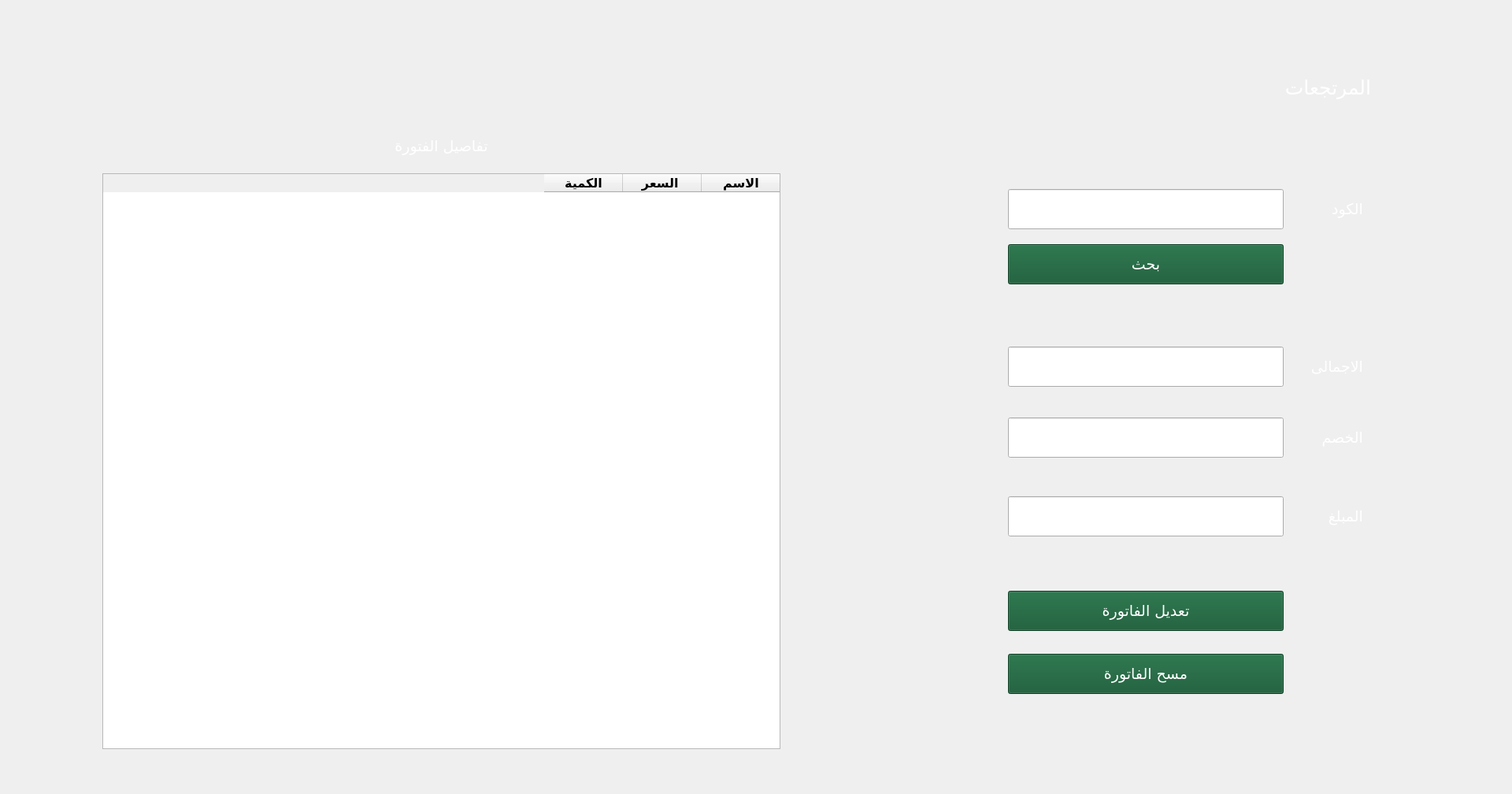
<?xml version="1.0" encoding="UTF-8"?>
<ui version="4.0">
 <class>MainWindow</class>
 <widget class="QMainWindow" name="MainWindow">
  <property name="geometry">
   <rect>
    <x>0</x>
    <y>0</y>
    <width>1920</width>
    <height>1008</height>
   </rect>
  </property>
  <property name="sizePolicy">
   <sizepolicy hsizetype="Expanding" vsizetype="Preferred">
    <horstretch>0</horstretch>
    <verstretch>0</verstretch>
   </sizepolicy>
  </property>
  <property name="windowTitle">
   <string>سجل المبيعات</string>
  </property>
  <widget class="QWidget" name="centralwidget">
   <widget class="QLabel" name="label">
    <property name="geometry">
     <rect>
      <x>390</x>
      <y>160</y>
      <width>341</width>
      <height>51</height>
     </rect>
    </property>
    <property name="font">
     <font>
      <family>Emad-Diana eXtra</family>
      <pointsize>14</pointsize>
      <weight>50</weight>
      <italic>false</italic>
      <bold>false</bold>
     </font>
    </property>
    <property name="styleSheet">
     <string notr="true">QLabel{
 width: 156px;
  height: 26px;
  object-fit: contain;
  font-weight: normal;
  font-stretch: normal;
  font-style: normal;
  line-height: 0.04;
  letter-spacing: normal;
  text-align: right;
  color: #ffffff;}</string>
    </property>
    <property name="text">
     <string>تفاصيل الفتورة</string>
    </property>
    <property name="alignment">
     <set>Qt::AlignCenter</set>
    </property>
   </widget>
   <widget class="QTableWidget" name="tableWidget">
    <property name="geometry">
     <rect>
      <x>130</x>
      <y>220</y>
      <width>861</width>
      <height>731</height>
     </rect>
    </property>
    <property name="layoutDirection">
     <enum>Qt::RightToLeft</enum>
    </property>
    <property name="styleSheet">
     <string notr="true">QTableWidget{
  background-color:#fffff;
  object-fit: contain;
  font-size: 20px;
  font-weight: normal;
  font-stretch: normal;
  font-style: normal;
  line-height: 0.04;
  letter-spacing: normal;
  text-align: center;
 selection-background-color: #0f552f;
  color: black;}</string>
    </property>
    <attribute name="verticalHeaderVisible">
     <bool>false</bool>
    </attribute>
    <column>
     <property name="text">
      <string>الاسم</string>
     </property>
     <property name="font">
      <font>
       <family>Emad-Diana eXtra</family>
       <pointsize>12</pointsize>
       <weight>75</weight>
       <bold>true</bold>
      </font>
     </property>
    </column>
    <column>
     <property name="text">
      <string>السعر </string>
     </property>
     <property name="font">
      <font>
       <family>Emad-Diana eXtra</family>
       <pointsize>12</pointsize>
       <weight>75</weight>
       <bold>true</bold>
      </font>
     </property>
    </column>
    <column>
     <property name="text">
      <string>الكمية</string>
     </property>
     <property name="font">
      <font>
       <family>Emad-Diana eXtra</family>
       <pointsize>12</pointsize>
       <weight>75</weight>
       <bold>true</bold>
      </font>
     </property>
    </column>
   </widget>
   <widget class="QLineEdit" name="lineEdit_id">
    <property name="geometry">
     <rect>
      <x>1280</x>
      <y>240</y>
      <width>350</width>
      <height>51</height>
     </rect>
    </property>
    <property name="font">
     <font>
      <family>Emad-Diana eXtra</family>
      <pointsize>14</pointsize>
      <weight>50</weight>
      <italic>false</italic>
      <bold>false</bold>
     </font>
    </property>
    <property name="styleSheet">
     <string notr="true">QLineEdit {
  background-color: #fffff;
  object-fit: contain;
  font-weight: normal;
  font-stretch: normal;
  font-style: normal;
  line-height: 0.04;
  letter-spacing: normal;
  text-align: left;
 padding: 0 18 px;
selection-background-color: darkgray;
  color: black;}</string>
    </property>
    <property name="placeholderText">
     <string/>
    </property>
   </widget>
   <widget class="QLabel" name="label_2">
    <property name="geometry">
     <rect>
      <x>1500</x>
      <y>250</y>
      <width>231</width>
      <height>31</height>
     </rect>
    </property>
    <property name="sizePolicy">
     <sizepolicy hsizetype="Expanding" vsizetype="Fixed">
      <horstretch>0</horstretch>
      <verstretch>0</verstretch>
     </sizepolicy>
    </property>
    <property name="font">
     <font>
      <family>Emad-Diana eXtra</family>
      <pointsize>14</pointsize>
      <weight>50</weight>
      <italic>false</italic>
      <bold>false</bold>
     </font>
    </property>
    <property name="styleSheet">
     <string notr="true">QLabel{
 width: 156px;
  height: 26px;
  object-fit: contain;
  font-weight: normal;
  font-stretch: normal;
  font-style: normal;
  line-height: 0.04;
  letter-spacing: normal;
  text-align: right;
  color: #ffffff;}</string>
    </property>
    <property name="text">
     <string>الكود</string>
    </property>
   </widget>
   <widget class="QPushButton" name="pushButton_search">
    <property name="geometry">
     <rect>
      <x>1280</x>
      <y>310</y>
      <width>350</width>
      <height>51</height>
     </rect>
    </property>
    <property name="font">
     <font>
      <family>Emad-Diana eXtra</family>
      <pointsize>14</pointsize>
      <weight>50</weight>
      <italic>false</italic>
      <bold>false</bold>
     </font>
    </property>
    <property name="styleSheet">
     <string notr="true"> QPushButton {
  object-fit: contain;
  font-weight: normal;
  font-stretch: normal;
  font-style: normal;
  line-height: 0.04;
  letter-spacing: normal;
  text-align: center;
  color: #ffffff;
    background-color: #0f552f;
	font
    border-style: solid;
    }

QPushButton:hover {

    }

QPushButton:pressed {
 
    }</string>
    </property>
    <property name="text">
     <string>بحث</string>
    </property>
   </widget>
   <widget class="QPushButton" name="pushButton_changeBill">
    <property name="geometry">
     <rect>
      <x>1280</x>
      <y>750</y>
      <width>350</width>
      <height>51</height>
     </rect>
    </property>
    <property name="font">
     <font>
      <family>Emad-Diana eXtra</family>
      <pointsize>14</pointsize>
      <weight>50</weight>
      <italic>false</italic>
      <bold>false</bold>
     </font>
    </property>
    <property name="styleSheet">
     <string notr="true"> QPushButton {
  object-fit: contain;
  font-weight: normal;
  font-stretch: normal;
  font-style: normal;
  line-height: 0.04;
  letter-spacing: normal;
  text-align: center;
  color: #ffffff;
    background-color: #0f552f;
	font
    border-style: solid;
    }

QPushButton:hover {

    }

QPushButton:pressed {
 
    }</string>
    </property>
    <property name="text">
     <string>تعديل الفاتورة</string>
    </property>
   </widget>
   <widget class="QPushButton" name="pushButton_returnAll">
    <property name="geometry">
     <rect>
      <x>1280</x>
      <y>830</y>
      <width>350</width>
      <height>51</height>
     </rect>
    </property>
    <property name="font">
     <font>
      <family>Emad-Diana eXtra</family>
      <pointsize>14</pointsize>
      <weight>50</weight>
      <italic>false</italic>
      <bold>false</bold>
     </font>
    </property>
    <property name="styleSheet">
     <string notr="true"> QPushButton {
  object-fit: contain;
  font-weight: normal;
  font-stretch: normal;
  font-style: normal;
  line-height: 0.04;
  letter-spacing: normal;
  text-align: center;
  color: #ffffff;
    background-color: #0f552f;
	font
    border-style: solid;
    }

QPushButton:hover {

    }

QPushButton:pressed {
 
    }</string>
    </property>
    <property name="text">
     <string>مسح الفاتورة</string>
    </property>
   </widget>
   <widget class="QLabel" name="label_3">
    <property name="geometry">
     <rect>
      <x>1500</x>
      <y>450</y>
      <width>231</width>
      <height>31</height>
     </rect>
    </property>
    <property name="sizePolicy">
     <sizepolicy hsizetype="Preferred" vsizetype="Fixed">
      <horstretch>0</horstretch>
      <verstretch>0</verstretch>
     </sizepolicy>
    </property>
    <property name="font">
     <font>
      <family>Emad-Diana eXtra</family>
      <pointsize>14</pointsize>
      <weight>50</weight>
      <italic>false</italic>
      <bold>false</bold>
     </font>
    </property>
    <property name="styleSheet">
     <string notr="true">QLabel{
 width: 156px;
  height: 26px;
  object-fit: contain;
  font-weight: normal;
  font-stretch: normal;
  font-style: normal;
  line-height: 0.04;
  letter-spacing: normal;
  text-align: right;
  color: #ffffff;}</string>
    </property>
    <property name="text">
     <string>الاجمالى</string>
    </property>
   </widget>
   <widget class="QLineEdit" name="lineEdit_amount">
    <property name="geometry">
     <rect>
      <x>1280</x>
      <y>440</y>
      <width>350</width>
      <height>51</height>
     </rect>
    </property>
    <property name="font">
     <font>
      <family>Emad-Diana eXtra</family>
      <pointsize>14</pointsize>
      <weight>50</weight>
      <italic>false</italic>
      <bold>false</bold>
     </font>
    </property>
    <property name="styleSheet">
     <string notr="true">QLineEdit {
  background-color: #fffff;
  object-fit: contain;
  font-weight: normal;
  font-stretch: normal;
  font-style: normal;
  line-height: 0.04;
  letter-spacing: normal;
  text-align: left;
 padding: 0 18 px;
selection-background-color: darkgray;
  color: black;}</string>
    </property>
    <property name="readOnly">
     <bool>true</bool>
    </property>
   </widget>
   <widget class="QLabel" name="label_4">
    <property name="geometry">
     <rect>
      <x>1500</x>
      <y>540</y>
      <width>231</width>
      <height>31</height>
     </rect>
    </property>
    <property name="sizePolicy">
     <sizepolicy hsizetype="Preferred" vsizetype="Fixed">
      <horstretch>0</horstretch>
      <verstretch>0</verstretch>
     </sizepolicy>
    </property>
    <property name="font">
     <font>
      <family>Emad-Diana eXtra</family>
      <pointsize>14</pointsize>
      <weight>50</weight>
      <italic>false</italic>
      <bold>false</bold>
     </font>
    </property>
    <property name="styleSheet">
     <string notr="true">QLabel{
 width: 156px;
  height: 26px;
  object-fit: contain;
  font-weight: normal;
  font-stretch: normal;
  font-style: normal;
  line-height: 0.04;
  letter-spacing: normal;
  text-align: right;
  color: #ffffff;}</string>
    </property>
    <property name="text">
     <string>الخصم</string>
    </property>
   </widget>
   <widget class="QLineEdit" name="lineEdit_discount">
    <property name="geometry">
     <rect>
      <x>1280</x>
      <y>530</y>
      <width>350</width>
      <height>51</height>
     </rect>
    </property>
    <property name="font">
     <font>
      <family>Emad-Diana eXtra</family>
      <pointsize>14</pointsize>
      <weight>50</weight>
      <italic>false</italic>
      <bold>false</bold>
     </font>
    </property>
    <property name="styleSheet">
     <string notr="true">QLineEdit {
  background-color: #fffff;
  object-fit: contain;
  font-weight: normal;
  font-stretch: normal;
  font-style: normal;
  line-height: 0.04;
  letter-spacing: normal;
  text-align: left;
 padding: 0 18 px;
selection-background-color: darkgray;
  color: black;}</string>
    </property>
    <property name="readOnly">
     <bool>false</bool>
    </property>
   </widget>
   <widget class="QLineEdit" name="lineEdit_return">
    <property name="geometry">
     <rect>
      <x>1280</x>
      <y>630</y>
      <width>350</width>
      <height>51</height>
     </rect>
    </property>
    <property name="font">
     <font>
      <family>Emad-Diana eXtra</family>
      <pointsize>14</pointsize>
      <weight>50</weight>
      <italic>false</italic>
      <bold>false</bold>
     </font>
    </property>
    <property name="styleSheet">
     <string notr="true">QLineEdit {
  background-color: #fffff;
  object-fit: contain;
  font-weight: normal;
  font-stretch: normal;
  font-style: normal;
  line-height: 0.04;
  letter-spacing: normal;
  text-align: left;
 padding: 0 18 px;
selection-background-color: darkgray;
  color: black;}</string>
    </property>
   </widget>
   <widget class="QLabel" name="label_5">
    <property name="geometry">
     <rect>
      <x>1500</x>
      <y>640</y>
      <width>231</width>
      <height>31</height>
     </rect>
    </property>
    <property name="sizePolicy">
     <sizepolicy hsizetype="Preferred" vsizetype="Fixed">
      <horstretch>0</horstretch>
      <verstretch>0</verstretch>
     </sizepolicy>
    </property>
    <property name="font">
     <font>
      <family>Emad-Diana eXtra</family>
      <pointsize>14</pointsize>
      <weight>50</weight>
      <italic>false</italic>
      <bold>false</bold>
     </font>
    </property>
    <property name="styleSheet">
     <string notr="true">QLabel{
 width: 156px;
  height: 26px;
  object-fit: contain;
  font-weight: normal;
  font-stretch: normal;
  font-style: normal;
  line-height: 0.04;
  letter-spacing: normal;
  text-align: right;
  color: #ffffff;}</string>
    </property>
    <property name="text">
     <string>المبلغ</string>
    </property>
   </widget>
   <widget class="QLabel" name="label_6">
    <property name="geometry">
     <rect>
      <x>1590</x>
      <y>90</y>
      <width>151</width>
      <height>41</height>
     </rect>
    </property>
    <property name="font">
     <font>
      <family>Emad-Diana eXtra</family>
      <pointsize>19</pointsize>
      <weight>50</weight>
      <italic>false</italic>
      <bold>false</bold>
     </font>
    </property>
    <property name="styleSheet">
     <string notr="true">QLabel{
 width: 156px;
  height: 26px;
  object-fit: contain;
  font-weight: normal;
  font-stretch: normal;
  font-style: normal;
  line-height: 0.04;
  letter-spacing: normal;
  text-align: right;
  color: #ffffff;}</string>
    </property>
    <property name="text">
     <string>المرتجعات</string>
    </property>
   </widget>
   <widget class="QLabel" name="label_7">
    <property name="geometry">
     <rect>
      <x>1760</x>
      <y>82</y>
      <width>47</width>
      <height>51</height>
     </rect>
    </property>
    <property name="text">
     <string>&lt;html&gt;&lt;head/&gt;&lt;body&gt;&lt;p&gt;&lt;img src=&quot;:/green rectangle/rectangle-3@3x.png&quot;/&gt;&lt;/p&gt;&lt;/body&gt;&lt;/html&gt;</string>
    </property>
   </widget>
   <widget class="QLabel" name="label_8">
    <property name="geometry">
     <rect>
      <x>0</x>
      <y>0</y>
      <width>1920</width>
      <height>1030</height>
     </rect>
    </property>
    <property name="text">
     <string>&lt;html&gt;&lt;head/&gt;&lt;body&gt;&lt;p&gt;&lt;img src=&quot;:/backGround/1920X1030.png&quot;/&gt;&lt;/p&gt;&lt;/body&gt;&lt;/html&gt;</string>
    </property>
   </widget>
   <widget class="QLabel" name="label_9">
    <property name="geometry">
     <rect>
      <x>1370</x>
      <y>940</y>
      <width>531</width>
      <height>20</height>
     </rect>
    </property>
    <property name="text">
     <string>&lt;html&gt;&lt;head/&gt;&lt;body&gt;&lt;p&gt;&lt;img src=&quot;:/copyRights/copyright-2020-cashier-all-rights-reserved@3x.png&quot;/&gt;&lt;/p&gt;&lt;/body&gt;&lt;/html&gt;</string>
    </property>
   </widget>
   <widget class="QLabel" name="label_10">
    <property name="geometry">
     <rect>
      <x>1330</x>
      <y>920</y>
      <width>31</width>
      <height>41</height>
     </rect>
    </property>
    <property name="text">
     <string>&lt;html&gt;&lt;head/&gt;&lt;body&gt;&lt;p&gt;&lt;img src=&quot;:/bottom logo/layer-7.png&quot;/&gt;&lt;/p&gt;&lt;/body&gt;&lt;/html&gt;</string>
    </property>
   </widget>
   <zorder>label_8</zorder>
   <zorder>label</zorder>
   <zorder>tableWidget</zorder>
   <zorder>lineEdit_id</zorder>
   <zorder>label_2</zorder>
   <zorder>pushButton_search</zorder>
   <zorder>pushButton_changeBill</zorder>
   <zorder>pushButton_returnAll</zorder>
   <zorder>label_3</zorder>
   <zorder>lineEdit_amount</zorder>
   <zorder>label_4</zorder>
   <zorder>lineEdit_discount</zorder>
   <zorder>lineEdit_return</zorder>
   <zorder>label_5</zorder>
   <zorder>label_6</zorder>
   <zorder>label_7</zorder>
   <zorder>label_9</zorder>
   <zorder>label_10</zorder>
  </widget>
 </widget>
 <resources>
  <include location="resourceFiles_rc.qrc"/>
 </resources>
 <connections/>
</ui>
